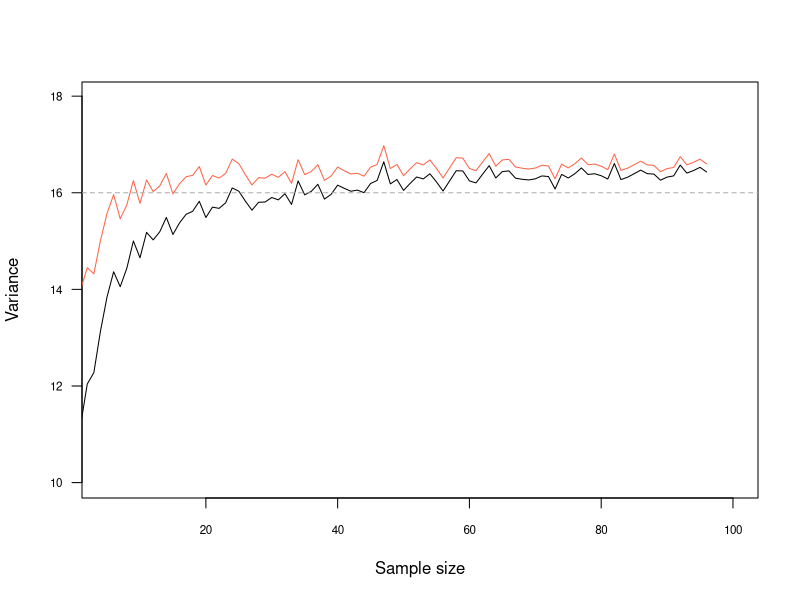
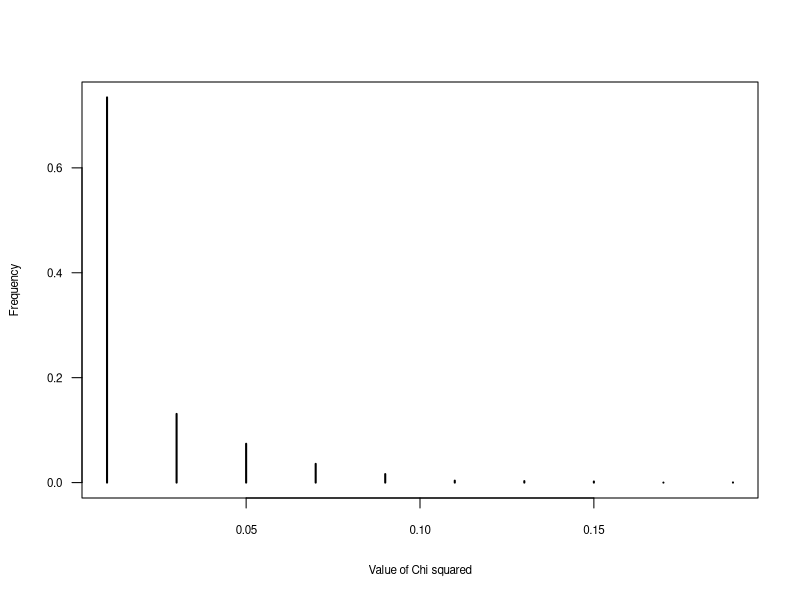

R code for these plots, in order:
## ---- chunk 1
library(tufte)
# invalidate cache when the tufte version changes
knitr::opts_chunk$set(tidy = FALSE, cache.extra = packageVersion('tufte'))
options(htmltools.dir.version = FALSE)
## ---- chunk 2
# A function to compute population variance.
pop.var <- function(x) {
  sq.dev <- (x - mean(x))^2
  pop.var <- sum(sq.dev) / length(x)
  return(pop.var)
}
# We generate a population of sheep
# True population variance is 16
# so sd=4
pop <- rnorm(n=2000, mean=55, sd=4)
# Number of sampling events per sample size
N <- 1000

compare.var <- function(pop, N, sample.size) {
  s <- array(dim=N) # Sample variance (with correction)
  sigma <- array(dim=N) # Population variance
  for (i in 1:N) {
    my.sample <- sample(pop, size=sample.size, replace=F)
    s[i] <- var(my.sample)
    sigma[i] <- pop.var(my.sample)
  }
  result <- c(median(s), median(sigma))
  return(result)
}

# Actual simulation
sample.sizes <- c(5:100)
result <- c()
for (sample.size in sample.sizes) {
  tmp <- compare.var(pop, N, sample.size)
  new <- cbind(sample.size, s=tmp[1], sigma=tmp[2])
  result <- rbind(result, new)
}
result <- as.data.frame(result)
tmp <- c(result$s, result$sigma)
## ---- chunk 3
plot(result$sample.size, result$s, type='n', cex.axis=.7, las=1,
     ylim=c(10, max(tmp)+1), 
     xlab="Sample size", ylab="Variance")
points(result$s, col='tomato', type='l')
points(result$sigma, col='black', type='l')
abline(h=16, col="darkgrey", lty=2)
## ---- chunk 4
w <- rnorm(100, mean=0, sd=1)
x <- 4 * jitter(w)
cov(w, x)
cor(w, x)
y <- rnorm(100, mean=0, sd=10)
z <- 4 * jitter(y)
cov(y, z)
cor(y, z)
## ---- chunk 5
data <- rnorm(n=100, mean=0, sd=1)
shapiro.test(data)
## ---- chunk 6
data2 <- runif(100, min = 2, max = 4)
shapiro.test(data2)
## ---- chunk 7
t.test(data, mu=1.1)
## ---- chunk 8
critical <- 0.05
sigma <- 3
conf <- qnorm(1 - 0.5 * critical)
std.err <- sigma/sqrt(length(data)) 
conf.interval = mean(data) + c(-std.err * conf, std.err * conf)
## ---- chunk 9
wilcox.test(data2, mu=3)
## ---- chunk 10
data3 <- rnorm(100, 0.2, 3)
data4 <- rnorm(100, 0.001, 1)
var.test(data, data3)
var.test(data, data4)
## ---- chunk 11
t.test(data, data4)
## ---- chunk 12
wilcox.test(data, data3)
wilcox.test(data, data2)
## ---- chunk 13
data.new <- data.frame(data=c(data, data2, data3), 
                       group=rep(1:3,each=length(data)))
bartlett.test(data~group, data.new)
library(car)
with(data.new, leveneTest(data, as.factor(group)))
## ---- chunk 14
# A function to simulate chi square distribution
simulate.chi.sq <- function(pop, probs=c(0.5, 0.5), 
                            sample.size=NULL) {
  if (is.null(sample.size)) {
    # By default sample size goes 
    # to 10% the population size
    sample.sizes <- c(1:floor(.1 * pop.size))
  }
  sample.ind <- sample(1:1000, size=sample.size, rep=F)
  my.sample <- pop[sample.ind]
  exp <- sum(pop)/length(pop)
  obs <- sum(my.sample)/length(my.sample)
  chi.sq <- (exp - obs)^2/exp
  chi.sq
}

# Simulate a population of 1000 individuals with 50:50 ratio.
pop <- sample(c(T,F), size=1000, replace=T, prob=c(.5,.5))
# Run simulation N times
N <- 10000
result <- NULL
for (i in 1:N) {
  result <- rbind(result, 
                  simulate.chi.sq(pop=pop, 
                                  probs=c(0.5, 0.5), 
                                  sample.size=30))
}
## ---- chunk 15
# Plot result
h <- hist(result, breaks=10, plot=F)
h$density <- h$counts / sum(h$counts)
plot(h$mids, h$density, xlab="Value of Chi squared", las=1,
     ylab="Frequency", main="", cex.main =.5, cex.lab=.7,
     cex.axis=.7, lwd=2, type='h')
## ---- chunk 16
prop.test(30, 100, p=0.25)
## ---- chunk 17
prop.test(55, n=100)
## ---- chunk 18
votes <- c(55, 75, 455, 45)
votes.tot <- c(100, 150, 1000, 87)
prop.test(votes, votes.tot)
## ---- chunk 19
results <- c(7,14,9,11,15,5)
probs <- rep(1/6, 6)
chisq.test(x=results, p=probs)
## ---- chunk 20
# create a bib file for the R packages used in this document
knitr::write_bib(c('base', 'rmarkdown'), file = 'skeleton.bib')
